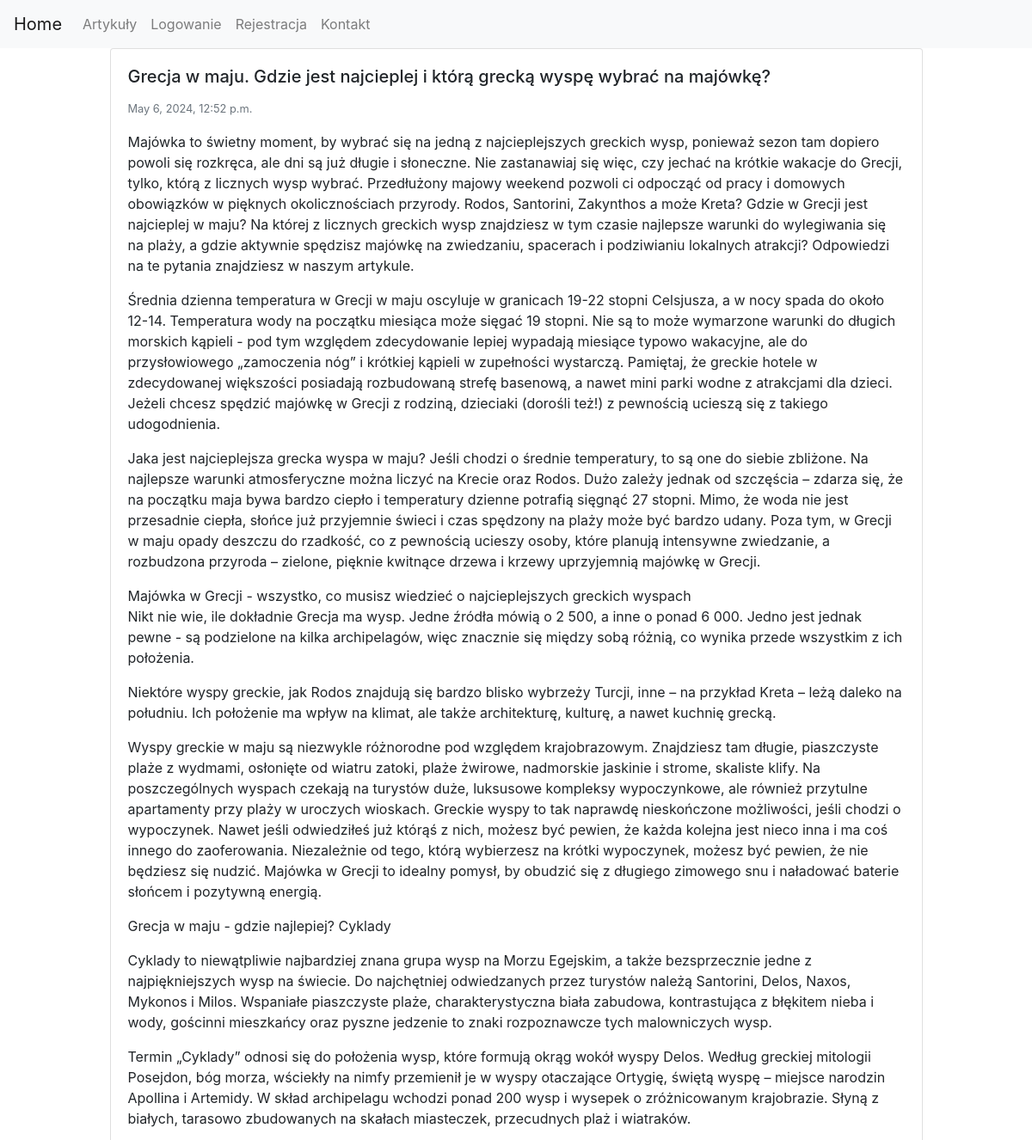
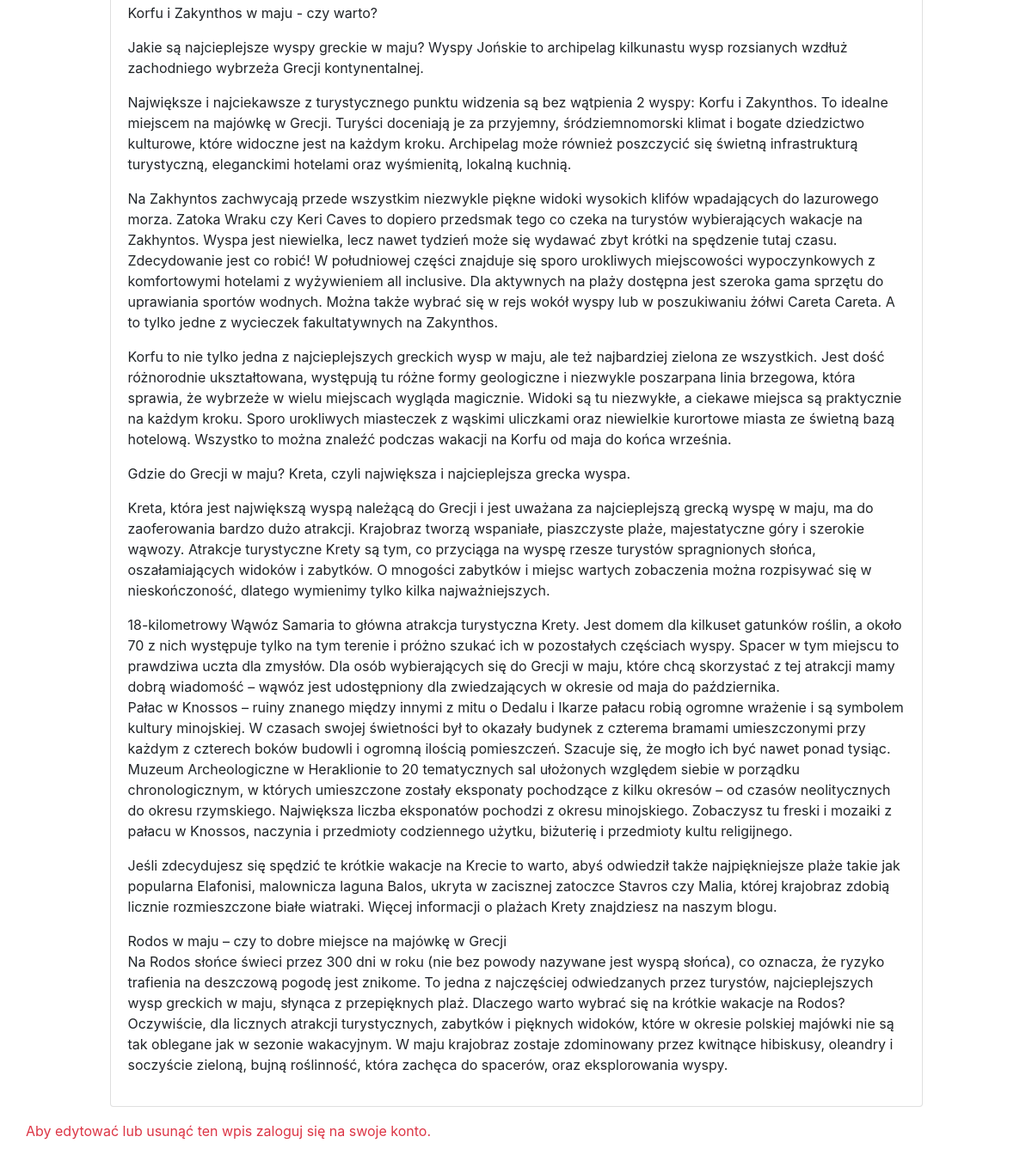
The page /blog/recja-w-maju-gdzie-jest-najcieplej-i-ktora-grecka-/ on the database its author committed (2 pictures, top to bottom).
### blog/models.py (models this page shows, shortened)
class BlogPost(models.Model):
    user = models.ForeignKey(User, default=1, null=True, on_delete=models.SET_NULL)
    title = models.CharField(max_length=200)
    slug = models.SlugField(unique=True)
    content = models.TextField(null=True, blank=True)
    publish_date = models.DateTimeField(auto_now=False, auto_now_add=False, null=True, blank=True)
    timestamp = models.DateTimeField(auto_now_add=True)
    updated = models.DateTimeField(auto_now=True)
    class Meta:
        ordering = ['-publish_date', '-updated', '-timestamp']

### blog/views.py (the view)
# urls.py: path('<str:slug>/', blog_post_detail_view,name="post_detail",),
def blog_post_detail_view(request, slug):
    post_view = get_object_or_404(BlogPost, slug=slug)
    context = {"object": post_view}
    return render(request, 'detail.html', context)

### blog/templates/detail.html
{% extends "base.html" %}
{% block content %}
<div class='row'>
    <div class='col-12'>
        <ul class="list-unstyled">
            <li>
                <div class='col-12 col-md-10 mb-3 mx-auto'>
                    <div class='card {% if not object.publish_date %} border border-warning text-dark {% endif %}'>
                        <div class='card-body'>
                            <h5 class='card-title'>{{ object.title }}</h5>
                            <p class='card-text'>
                                <small class='text-muted'>{{ object.publish_date }}</small>
                                {% if truncate %}
                                    {{ object.content|truncatewords:100 }}
                                {% else %}
                                    {{ object.content|linebreaks }}
                                {% endif %}
                            </p>
                        </div>
                    </div>
                </div>
            </li>
        </ul>
    </div>
</div>
{% if user.is_authenticated %}
        <div class='col-12'>
            <a href='{{ object.get_edit_url }}' class="btn btn-primary btn-sm">Edit</a>
            <a href='{{ object.get_delete_url }}' class="btn btn-danger btn-sm">Delete</a>
        </div>
{% else %}
    <div class='col-12'>
        <p class="text-danger">Aby edytować lub usunąć ten wpis zaloguj się na swoje konto.</p>
    </div>
{% endif %}
{% endblock %}

### rows shown on the page
BlogPost: title "Grecja w maju. Gdzie jest najcieplej i którą grecką wyspę wybrać na majówkę?", publish_date "May 6, 2024, 12:52 p.m.", content "Majówka to świetny moment, by wybrać się na jedną z najcieplejszych greckich wysp, ponieważ sezon tam dopiero powoli się rozkręca, ale dni są już długie i słoneczne. Nie zastanawiaj się więc, czy jechać na krótkie wakacje do Grecji, tylko, którą z licznych wysp wybrać. Przedłużony majowy weekend pozwoli ci odpocząć od pracy i domowych obowiązków w pięknych okolicznościach przyrody. Rodos, Santorini, Zakynthos a może Kreta? Gdzie w Grecji jest najcieplej w maju? Na której z licznych greckich wysp znajdziesz w tym czasie najlepsze warunki do wylegiwania się na plaży, a gdzie aktywnie spędzisz majówkę na zwiedzaniu, spacerach i podziwianiu lokalnych atrakcji? Odpowiedzi na te pytania…"
